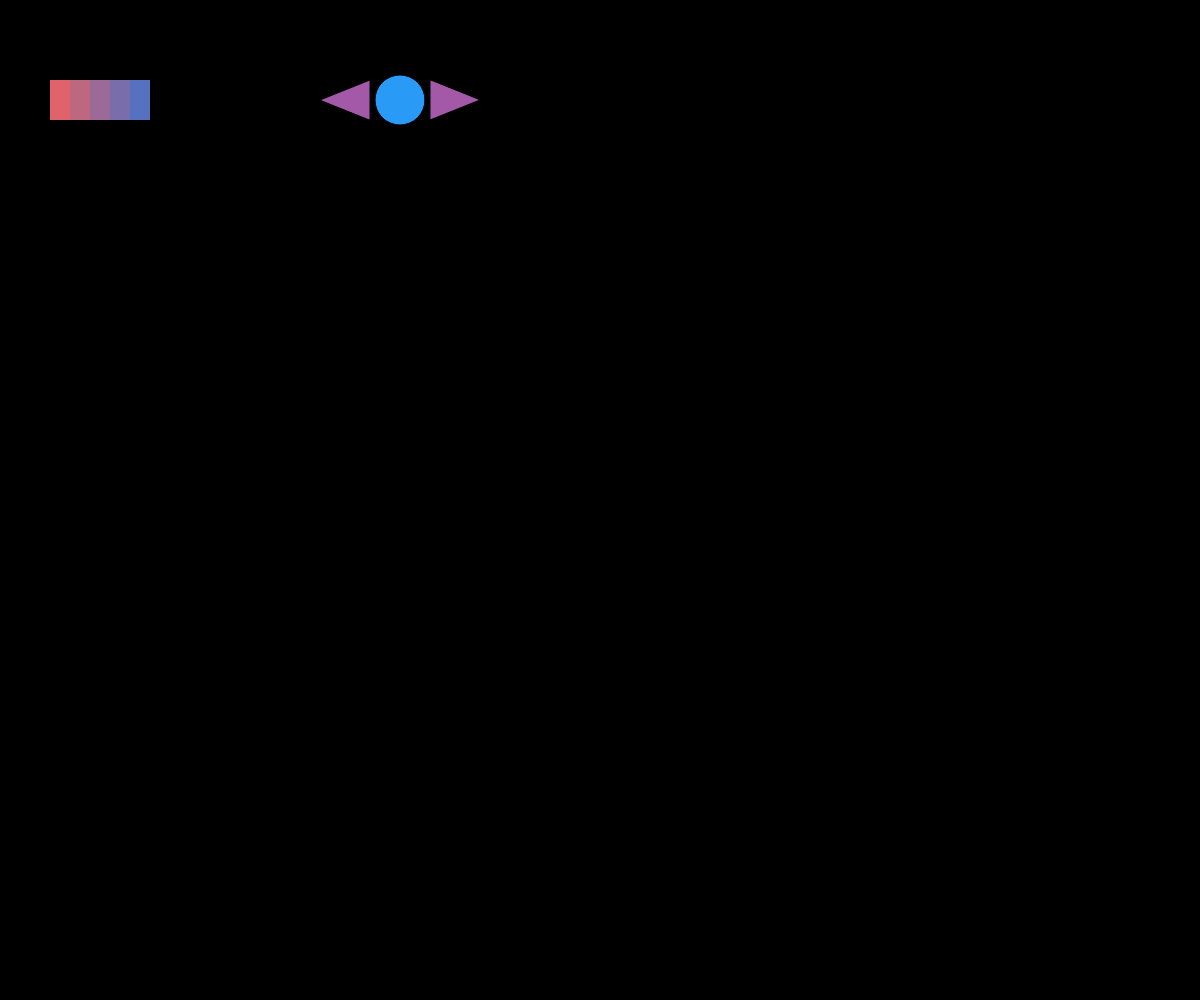
Frame 1 (no input)
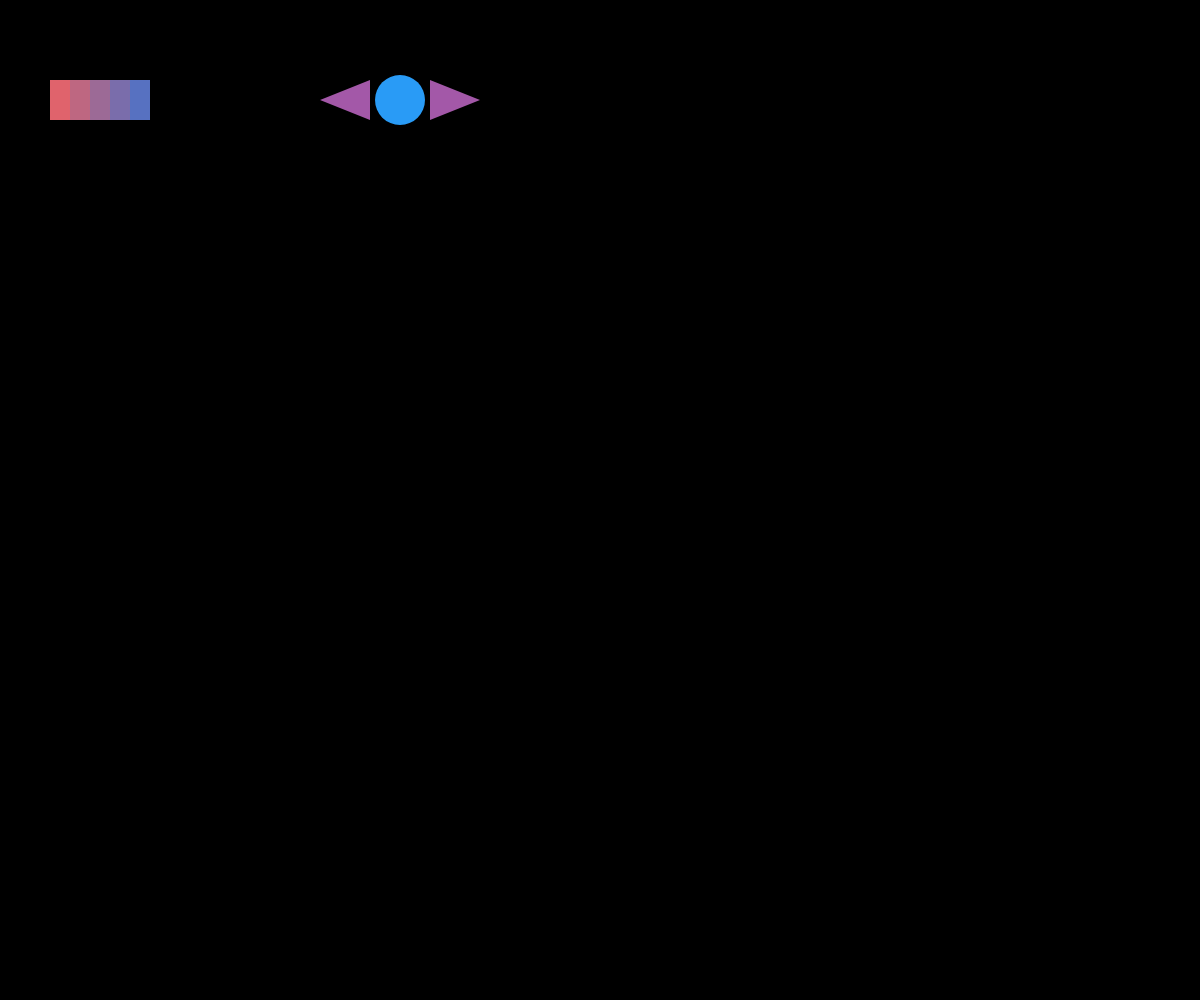
Frame 60 (no input)
Frame 120 (the mouse pressed at the canvas centre since frame 60): identical to frame 60, image omitted

The p5.js sketch that drew these frames (run headless with seeded random() and noise() and a simulated clock; from frame 60 on, the mouse is pressed at the canvas centre):

// p5.js sketch
// ── sketch.js
class Resistor{
  
}



function setup() {
  // put setup code here
  let resisteur = {x:400, y:100, taille:50};
  let batterie = {x:100-10, y:100 - 20, sec_width:20, sec_height:40}

  array= [resisteur, batterie];
  createCanvas(windowWidth, windowHeight);

}
let array;

function draw() {
  // put drawing code here
  background(0);
  createResistor(array[0]);
  createBatterie(array[1]);
  
}

function createResistor(resisteur){
  fill('#299bf6');
  circle(resisteur.x, resisteur.y, resisteur.taille);
  fill('#a358a8');
  triangle(resisteur.x - 80, resisteur.y, resisteur.x - 30, resisteur.y - 20, resisteur.x - 30, resisteur.y + 20);
  triangle(resisteur.x + 80, resisteur.y, resisteur.x + 30, resisteur.y + 20, resisteur.x + 30, resisteur.y - 20);
}

function createBatterie(batterie){
  noStroke();
  fill('#e0636c');
  rect(batterie.x - batterie.sec_width * 2, batterie.y, batterie.sec_width, batterie.sec_height);
  fill('#be6781');
  rect(batterie.x - batterie.sec_width, batterie.y, batterie.sec_width, batterie.sec_height);
  fill('#9c6a96');
  rect(batterie.x, batterie.y, batterie.sec_width, batterie.sec_height);
  fill('#7a6dab');
  rect(batterie.x + batterie.sec_width, batterie.y, batterie.sec_width, batterie.sec_height);
  fill('#5771c1');
  rect(batterie.x + batterie.sec_width * 2, batterie.y, batterie.sec_width, batterie.sec_height);
}
